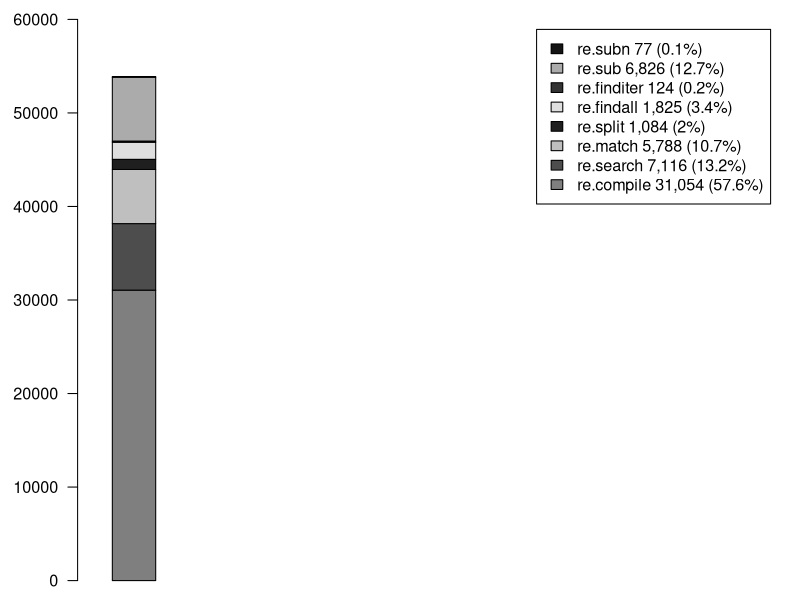
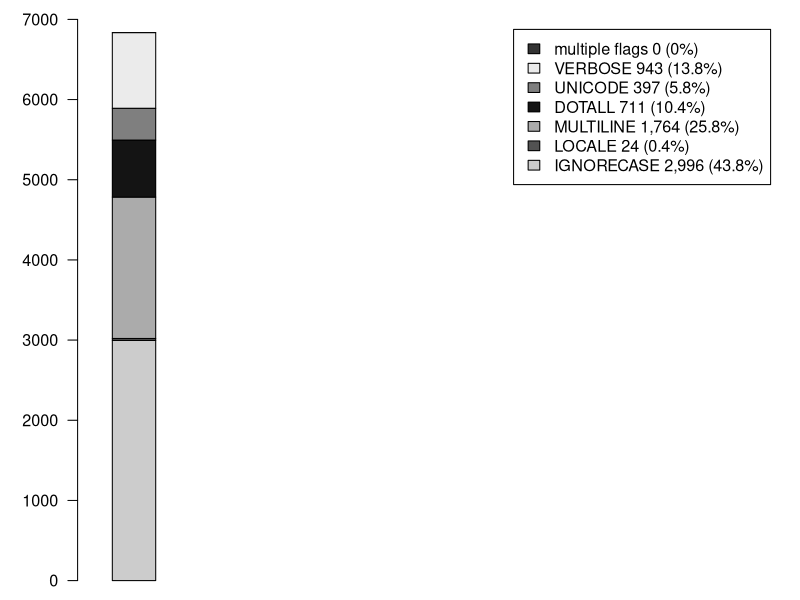
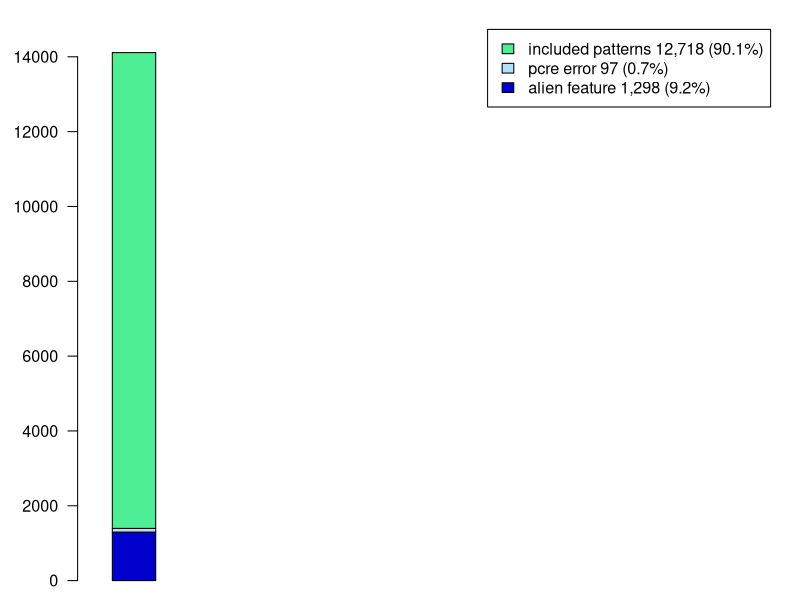

The R source for these figures, in order:

setEPS()
postscript("/Users/carlchapman/Documents/SoftwareProjects/tour_de_source/analysis/analysis_output/partFunctions.eps",width=5,height=2.1)
par(mar=c(1,4,1,1), cex=0.97)
M_partFunctions = matrix(c(31054,7116,5788,1084,1825,124,6826,77),ncol=1,byrow=T)
rownames(M_partFunctions)=c("re.compile 31,054 (57.6%)","re.search 7,116 (13.2%)","re.match 5,788 (10.7%)","re.split 1,084 (2%)","re.findall 1,825 (3.4%)","re.finditer 124 (0.2%)","re.sub 6,826 (12.7%)","re.subn 77 (0.1%)")
barplot(M_partFunctions,legend=rownames(M_partFunctions),col=c("gray50","gray30","gray75","gray12","gray87","gray20","gray67","gray8"),xlim=c(0,9),width=0.6,ylim = range(pretty(c(0, 53894))),las=1)
dev.off()
setEPS()
postscript("/Users/carlchapman/Documents/SoftwareProjects/tour_de_source/analysis/analysis_output/partFlags.eps",width=5,height=2.1)
par(mar=c(1,4,1,1), cex=0.97)
M_partFlags = matrix(c(2996,24,1764,711,397,943,0),ncol=1,byrow=T)
rownames(M_partFlags)=c("IGNORECASE 2,996 (43.8%)","LOCALE 24 (0.4%)","MULTILINE 1,764 (25.8%)","DOTALL 711 (10.4%)","UNICODE 397 (5.8%)","VERBOSE 943 (13.8%)","multiple flags 0 (0%)")
barplot(M_partFlags,legend=rownames(M_partFlags),col=c("gray80","gray32","gray67","gray8","gray50","gray92","grey20"),xlim=c(0,9),width=0.6,ylim = range(pretty(c(0, 6835))),las=1)
dev.off()

setEPS()
postscript("/Users/carlchapman/Documents/SoftwareProjects/tour_de_source/analysis/analysis_output/patternFiltering.eps",width=3.5,height=2)
par(mar=c(1,4,1,1), cex=0.97)
M_patternFiltering = matrix(c(1298,97,12718),ncol=1,byrow=T)
rownames(M_patternFiltering)=c("alien feature 1,298 (9.2%)","pcre error 97 (0.7%)","included patterns 12,718 (90.1%)")
barplot(M_patternFiltering,legend=rownames(M_patternFiltering),col=c("mediumblue","lightskyblue1","seagreen2"),xlim=c(0,9),width=0.6,ylim = range(pretty(c(0, 14113))),las=1)
dev.off()
